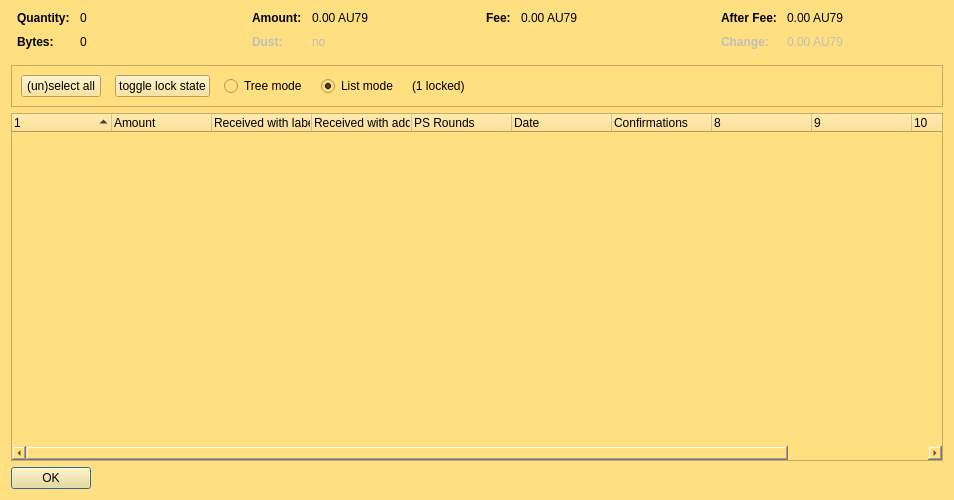
<?xml version="1.0" encoding="UTF-8"?>
<ui version="4.0">
 <class>CoinControlDialog</class>
 <widget class="QDialog" name="CoinControlDialog">
  <property name="geometry">
   <rect>
    <x>0</x>
    <y>0</y>
    <width>954</width>
    <height>500</height>
   </rect>
  </property>
  <property name="windowTitle">
   <string>Coin Selection</string>
  </property>
  <property name="styleSheet">
   <string notr="true">background-color: rgb(255, 223, 128);</string>
  </property>
  <layout class="QVBoxLayout" name="verticalLayout">
   <item>
    <layout class="QHBoxLayout" name="horizontalLayoutTop" stretch="0,0,0,0">
     <property name="topMargin">
      <number>0</number>
     </property>
     <property name="bottomMargin">
      <number>10</number>
     </property>
     <item>
      <layout class="QFormLayout" name="formLayoutCoinControl1">
       <property name="horizontalSpacing">
        <number>10</number>
       </property>
       <property name="verticalSpacing">
        <number>10</number>
       </property>
       <property name="leftMargin">
        <number>6</number>
       </property>
       <property name="rightMargin">
        <number>6</number>
       </property>
       <item row="0" column="0">
        <widget class="QLabel" name="labelCoinControlQuantityText">
         <property name="font">
          <font>
           <weight>75</weight>
           <bold>true</bold>
          </font>
         </property>
         <property name="text">
          <string>Quantity:</string>
         </property>
        </widget>
       </item>
       <item row="0" column="1">
        <widget class="QLabel" name="labelCoinControlQuantity">
         <property name="cursor">
          <cursorShape>IBeamCursor</cursorShape>
         </property>
         <property name="contextMenuPolicy">
          <enum>Qt::ActionsContextMenu</enum>
         </property>
         <property name="text">
          <string notr="true">0</string>
         </property>
         <property name="textInteractionFlags">
          <set>Qt::LinksAccessibleByMouse|Qt::TextSelectableByKeyboard|Qt::TextSelectableByMouse</set>
         </property>
        </widget>
       </item>
       <item row="1" column="0">
        <widget class="QLabel" name="labelCoinControlBytesText">
         <property name="font">
          <font>
           <weight>75</weight>
           <bold>true</bold>
          </font>
         </property>
         <property name="text">
          <string>Bytes:</string>
         </property>
        </widget>
       </item>
       <item row="1" column="1">
        <widget class="QLabel" name="labelCoinControlBytes">
         <property name="cursor">
          <cursorShape>IBeamCursor</cursorShape>
         </property>
         <property name="contextMenuPolicy">
          <enum>Qt::ActionsContextMenu</enum>
         </property>
         <property name="text">
          <string notr="true">0</string>
         </property>
         <property name="textInteractionFlags">
          <set>Qt::LinksAccessibleByMouse|Qt::TextSelectableByKeyboard|Qt::TextSelectableByMouse</set>
         </property>
        </widget>
       </item>
      </layout>
     </item>
     <item>
      <layout class="QFormLayout" name="formLayoutCoinControl2">
       <property name="horizontalSpacing">
        <number>10</number>
       </property>
       <property name="verticalSpacing">
        <number>10</number>
       </property>
       <property name="leftMargin">
        <number>6</number>
       </property>
       <property name="rightMargin">
        <number>6</number>
       </property>
       <item row="0" column="0">
        <widget class="QLabel" name="labelCoinControlAmountText">
         <property name="font">
          <font>
           <weight>75</weight>
           <bold>true</bold>
          </font>
         </property>
         <property name="text">
          <string>Amount:</string>
         </property>
        </widget>
       </item>
       <item row="0" column="1">
        <widget class="QLabel" name="labelCoinControlAmount">
         <property name="cursor">
          <cursorShape>IBeamCursor</cursorShape>
         </property>
         <property name="contextMenuPolicy">
          <enum>Qt::ActionsContextMenu</enum>
         </property>
         <property name="text">
          <string notr="true">0.00 AU79</string>
         </property>
         <property name="textInteractionFlags">
          <set>Qt::LinksAccessibleByMouse|Qt::TextSelectableByKeyboard|Qt::TextSelectableByMouse</set>
         </property>
        </widget>
       </item>
       <item row="1" column="0">
        <widget class="QLabel" name="labelCoinControlLowOutputText">
         <property name="enabled">
          <bool>false</bool>
         </property>
         <property name="font">
          <font>
           <weight>75</weight>
           <bold>true</bold>
          </font>
         </property>
         <property name="text">
          <string>Dust:</string>
         </property>
        </widget>
       </item>
       <item row="1" column="1">
        <widget class="QLabel" name="labelCoinControlLowOutput">
         <property name="enabled">
          <bool>false</bool>
         </property>
         <property name="cursor">
          <cursorShape>IBeamCursor</cursorShape>
         </property>
         <property name="contextMenuPolicy">
          <enum>Qt::ActionsContextMenu</enum>
         </property>
         <property name="text">
          <string notr="true">no</string>
         </property>
         <property name="textInteractionFlags">
          <set>Qt::LinksAccessibleByMouse|Qt::TextSelectableByKeyboard|Qt::TextSelectableByMouse</set>
         </property>
        </widget>
       </item>
      </layout>
     </item>
     <item>
      <layout class="QFormLayout" name="formLayoutCoinControl3">
       <property name="horizontalSpacing">
        <number>10</number>
       </property>
       <property name="verticalSpacing">
        <number>10</number>
       </property>
       <property name="leftMargin">
        <number>6</number>
       </property>
       <property name="rightMargin">
        <number>6</number>
       </property>
       <item row="0" column="0">
        <widget class="QLabel" name="labelCoinControlFeeText">
         <property name="font">
          <font>
           <weight>75</weight>
           <bold>true</bold>
          </font>
         </property>
         <property name="text">
          <string>Fee:</string>
         </property>
        </widget>
       </item>
       <item row="0" column="1">
        <widget class="QLabel" name="labelCoinControlFee">
         <property name="cursor">
          <cursorShape>IBeamCursor</cursorShape>
         </property>
         <property name="contextMenuPolicy">
          <enum>Qt::ActionsContextMenu</enum>
         </property>
         <property name="text">
          <string notr="true">0.00 AU79</string>
         </property>
         <property name="textInteractionFlags">
          <set>Qt::LinksAccessibleByMouse|Qt::TextSelectableByKeyboard|Qt::TextSelectableByMouse</set>
         </property>
        </widget>
       </item>
      </layout>
     </item>
     <item>
      <layout class="QFormLayout" name="formLayoutCoinControl4">
       <property name="horizontalSpacing">
        <number>10</number>
       </property>
       <property name="verticalSpacing">
        <number>10</number>
       </property>
       <property name="leftMargin">
        <number>6</number>
       </property>
       <property name="rightMargin">
        <number>6</number>
       </property>
       <item row="0" column="0">
        <widget class="QLabel" name="labelCoinControlAfterFeeText">
         <property name="font">
          <font>
           <weight>75</weight>
           <bold>true</bold>
          </font>
         </property>
         <property name="text">
          <string>After Fee:</string>
         </property>
        </widget>
       </item>
       <item row="0" column="1">
        <widget class="QLabel" name="labelCoinControlAfterFee">
         <property name="cursor">
          <cursorShape>IBeamCursor</cursorShape>
         </property>
         <property name="contextMenuPolicy">
          <enum>Qt::ActionsContextMenu</enum>
         </property>
         <property name="text">
          <string notr="true">0.00 AU79</string>
         </property>
         <property name="textInteractionFlags">
          <set>Qt::LinksAccessibleByMouse|Qt::TextSelectableByKeyboard|Qt::TextSelectableByMouse</set>
         </property>
        </widget>
       </item>
       <item row="1" column="0">
        <widget class="QLabel" name="labelCoinControlChangeText">
         <property name="enabled">
          <bool>false</bool>
         </property>
         <property name="font">
          <font>
           <weight>75</weight>
           <bold>true</bold>
          </font>
         </property>
         <property name="text">
          <string>Change:</string>
         </property>
        </widget>
       </item>
       <item row="1" column="1">
        <widget class="QLabel" name="labelCoinControlChange">
         <property name="enabled">
          <bool>false</bool>
         </property>
         <property name="cursor">
          <cursorShape>IBeamCursor</cursorShape>
         </property>
         <property name="contextMenuPolicy">
          <enum>Qt::ActionsContextMenu</enum>
         </property>
         <property name="text">
          <string notr="true">0.00 AU79</string>
         </property>
         <property name="textInteractionFlags">
          <set>Qt::LinksAccessibleByMouse|Qt::TextSelectableByKeyboard|Qt::TextSelectableByMouse</set>
         </property>
        </widget>
       </item>
      </layout>
     </item>
    </layout>
   </item>
   <item>
    <widget class="QFrame" name="frame">
     <property name="minimumSize">
      <size>
       <width>0</width>
       <height>40</height>
      </size>
     </property>
     <property name="frameShape">
      <enum>QFrame::StyledPanel</enum>
     </property>
     <property name="frameShadow">
      <enum>QFrame::Sunken</enum>
     </property>
     <layout class="QHBoxLayout" name="horizontalLayout">
      <item>
       <layout class="QHBoxLayout" name="horizontalLayoutPanel" stretch="0,0,0,0,0,0">
        <property name="spacing">
         <number>14</number>
        </property>
        <item>
         <widget class="QPushButton" name="pushButtonSelectAll">
          <property name="sizePolicy">
           <sizepolicy hsizetype="Maximum" vsizetype="Fixed">
            <horstretch>0</horstretch>
            <verstretch>0</verstretch>
           </sizepolicy>
          </property>
          <property name="text">
           <string>(un)select all</string>
          </property>
          <property name="autoDefault">
           <bool>false</bool>
          </property>
         </widget>
        </item>
        <item>
         <widget class="QPushButton" name="pushButtonToggleLock">
          <property name="sizePolicy">
           <sizepolicy hsizetype="Maximum" vsizetype="Fixed">
            <horstretch>0</horstretch>
            <verstretch>0</verstretch>
           </sizepolicy>
          </property>
          <property name="text">
           <string>toggle lock state</string>
          </property>
          <property name="autoDefault">
           <bool>false</bool>
          </property>
         </widget>
        </item>
        <item>
         <widget class="QRadioButton" name="radioTreeMode">
          <property name="sizePolicy">
           <sizepolicy hsizetype="Maximum" vsizetype="Fixed">
            <horstretch>0</horstretch>
            <verstretch>0</verstretch>
           </sizepolicy>
          </property>
          <property name="text">
           <string>Tree mode</string>
          </property>
         </widget>
        </item>
        <item>
         <widget class="QRadioButton" name="radioListMode">
          <property name="sizePolicy">
           <sizepolicy hsizetype="Maximum" vsizetype="Fixed">
            <horstretch>0</horstretch>
            <verstretch>0</verstretch>
           </sizepolicy>
          </property>
          <property name="text">
           <string>List mode</string>
          </property>
          <property name="checked">
           <bool>true</bool>
          </property>
         </widget>
        </item>
        <item>
         <widget class="QLabel" name="labelLocked">
          <property name="text">
           <string>(1 locked)</string>
          </property>
         </widget>
        </item>
        <item>
         <spacer name="horizontalSpacer">
          <property name="orientation">
           <enum>Qt::Horizontal</enum>
          </property>
          <property name="sizeHint" stdset="0">
           <size>
            <width>40</width>
            <height>20</height>
           </size>
          </property>
         </spacer>
        </item>
       </layout>
      </item>
     </layout>
    </widget>
   </item>
   <item>
    <widget class="CoinControlTreeWidget" name="treeWidget">
     <property name="contextMenuPolicy">
      <enum>Qt::CustomContextMenu</enum>
     </property>
     <property name="sortingEnabled">
      <bool>false</bool>
     </property>
     <property name="columnCount">
      <number>11</number>
     </property>
     <attribute name="headerShowSortIndicator" stdset="0">
      <bool>true</bool>
     </attribute>
     <attribute name="headerStretchLastSection">
      <bool>false</bool>
     </attribute>
     <column>
      <property name="text">
       <string/>
      </property>
     </column>
     <column>
      <property name="text">
       <string>Amount</string>
      </property>
     </column>
     <column>
      <property name="text">
       <string>Received with label</string>
      </property>
     </column>
     <column>
      <property name="text">
       <string>Received with address</string>
      </property>
     </column>
     <column>
      <property name="text">
       <string>PS Rounds</string>
      </property>
     </column>
     <column>
      <property name="text">
       <string>Date</string>
      </property>
     </column>
     <column>
      <property name="text">
       <string>Confirmations</string>
      </property>
      <property name="toolTip">
       <string>Confirmed</string>
      </property>
     </column>
     <column>
      <property name="text">
       <string/>
      </property>
     </column>
     <column>
      <property name="text">
       <string/>
      </property>
     </column>
     <column>
      <property name="text">
       <string/>
      </property>
     </column>
     <column>
      <property name="text">
       <string/>
      </property>
     </column>
    </widget>
   </item>
   <item>
    <widget class="QDialogButtonBox" name="buttonBox">
     <property name="sizePolicy">
      <sizepolicy hsizetype="Maximum" vsizetype="Fixed">
       <horstretch>0</horstretch>
       <verstretch>0</verstretch>
      </sizepolicy>
     </property>
     <property name="orientation">
      <enum>Qt::Horizontal</enum>
     </property>
     <property name="standardButtons">
      <set>QDialogButtonBox::Ok</set>
     </property>
    </widget>
   </item>
  </layout>
 </widget>
 <customwidgets>
  <customwidget>
   <class>CoinControlTreeWidget</class>
   <extends>QTreeWidget</extends>
   <header>coincontroltreewidget.h</header>
  </customwidget>
 </customwidgets>
 <resources/>
 <connections/>
</ui>
